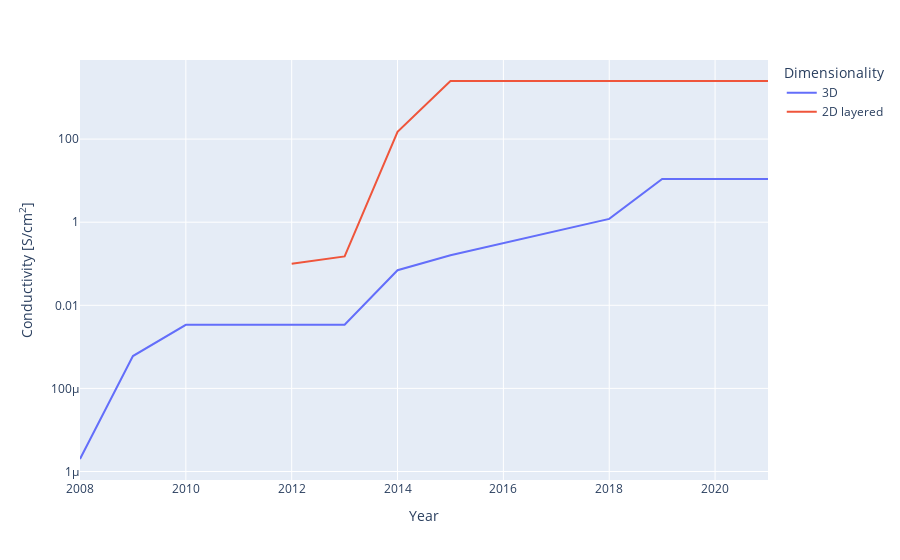

The code cell stored with this chart in its notebook:
### Code cell
mofs_sorted_3D_cummax = mofs_sorted_3D
mofs_sorted_3D_cummax['cummax_value'] = mofs_sorted_3D_cummax.Value.cummax()
keep_3D = mofs_sorted_3D_cummax['cummax_value']<=mofs_sorted_3D_cummax.Value
mofs_sorted_3D_cummax.loc[~keep_3D, ['Value', 'Name', 'DOI', 'Porosity']] = nan
mofs_sorted_3D_cummax = mofs_sorted_3D_cummax.ffill()
#mofs_sorted_3D_cummax = mofs_sorted_3D_cummax[keep_3D]

mofs_sorted_2D_cummax = mofs_sorted_2D
mofs_sorted_2D_cummax['cummax_value'] = mofs_sorted_2D_cummax.Value.cummax()
keep_2D = mofs_sorted_2D_cummax['cummax_value']<=mofs_sorted_2D_cummax.Value
mofs_sorted_2D_cummax.loc[~keep_2D, ['Value', 'Name', 'DOI', 'Porosity']] = nan
mofs_sorted_2D_cummax = mofs_sorted_2D_cummax.ffill()
#mofs_sorted_2D_cummax = mofs_sorted_2D_cummax[keep_2D]

mofs_sorted_cummax = pd.concat([mofs_sorted_3D_cummax, mofs_sorted_2D_cummax], ignore_index=True)

fig5 = px.line(mofs_sorted_cummax, x='Year', y='Value', color='Dimensionality', hover_data=['Dimensionality','Porosity'], 
                 labels={'Value': "Conductivity [S/cm<sup>2</sup>]"}, hover_name='Name')
fig5.update_traces(hovertemplate='<b>%{hovertext}</b><br><br>Dimensionality=%{customdata[0]}\
                                 <br>Year=%{x}<br>Value=%{y} S/cm<sup>2</sup>\
                                 <br>Porosity=%{customdata[1]} m<sup>2</sup>/g<extra></extra>')
fig5.update_layout(yaxis_type="log")
fig5.show()

### Figure 1 — Plotly figure (JSON) as saved in the notebook; plotly's stock layout.template omitted (floating-point values rounded to 4 significant figures)
{"data": [{"customdata": [["3D", 0.001], ["3D", 0.001], ["3D", 0.001], ["3D", 0.001], ["3D", 0.001], ["3D", 214], ["3D", 0.001], ["3D", 614], ["3D", 3], ["3D", 3], ["3D", 3]], "hovertemplate": "<b>%{hovertext}</b><br><br>Dimensionality=%{customdata[0]}                                 <br>Year=%{x}<br>Value=%{y} S/cm<sup>2</sup>                                 <br>Porosity=%{customdata[1]} m<sup>2</sup>/g<extra></extra>", "hovertext": ["Pb3(BHT)", "Cu[Cu(pdt)2]", "I2@Zn3(lac)2(pybz)2", "I2@Zn3(lac)2(pybz)2", "I2@Zn3(lac)2(pybz)2", "TCNQ@Cu3(BTC)2", "Fe2(dhbq)3", "Fe2(BDT)3 (oxidized)", "Cu2(6-Hmna)(6-mn)", "Cu2(6-Hmna)(6-mn)", "Cu2(6-Hmna)(6-mn)"], "legendgroup": "3D", "line": {"color": "#636efa", "dash": "solid"}, "mode": "lines", "name": "3D", "orientation": "v", "showlegend": true, "type": "scatter", "x": [2008, 2009, 2010, 2012, 2013, 2014, 2015, 2018, 2019, 2020, 2021], "xaxis": "x", "y": [2e-06, 0.0006, 0.0034, 0.0034, 0.0034, 0.07, 0.16, 1.2, 10.96, 10.96, 10.96], "yaxis": "y"}, {"customdata": [["2D layered", 306], ["2D layered", 0.001], ["2D layered", 0.001], ["2D layered", 0.001], ["2D layered", 0.001], ["2D layered", 0.001], ["2D layered", 0.001], ["2D layered", 0.001], ["2D layered", 0.001]], "hovertemplate": "<b>%{hovertext}</b><br><br>Dimensionality=%{customdata[0]}                                 <br>Year=%{x}<br>Value=%{y} S/cm<sup>2</sup>                                 <br>Porosity=%{customdata[1]} m<sup>2</sup>/g<extra></extra>", "hovertext": ["Cu3(HOTP)2", "Ni3(BHT)2", "Ni3(BHT)2 oxidized", "Cu3(BHT)", "Cu3(BHT)", "Cu3(BHT)", "Cu3(BHT)", "Cu3(BHT)", "Cu3(BHT)"], "legendgroup": "2D layered", "line": {"color": "#EF553B", "dash": "solid"}, "mode": "lines", "name": "2D layered", "orientation": "v", "showlegend": true, "type": "scatter", "x": [2012, 2013, 2014, 2015, 2017, 2018, 2019, 2020, 2021], "xaxis": "x", "y": [0.1, 0.15, 150, 2500, 2500, 2500, 2500, 2500, 2500], "yaxis": "y"}], "layout": {"autosize": true, "legend": {"title": {"text": "Dimensionality"}, "tracegroupgap": 0}, "margin": {"t": 60}, "xaxis": {"anchor": "y", "autorange": true, "domain": [0, 1], "range": [2008, 2021], "title": {"text": "Year"}, "type": "linear"}, "yaxis": {"anchor": "x", "autorange": true, "domain": [0, 1], "range": [-6.204, 3.903], "title": {"text": "Conductivity [S/cm<sup>2</sup>]"}, "type": "log"}}}
